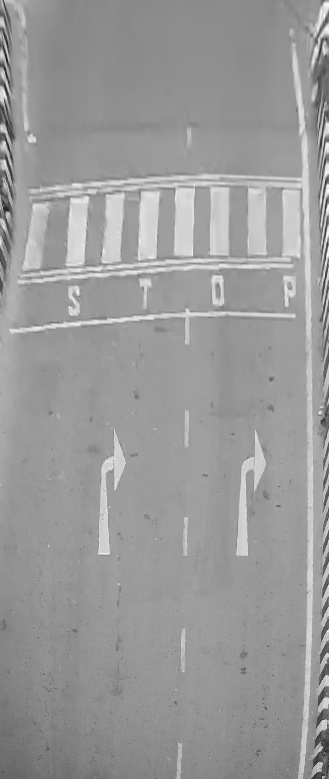
//> input picture Subtask3/Code/bg.jpg, 329 x 779 px
$ ./method2 bg.jpg 100   (built with g++ and OpenCV 4)
//> lines starting //> are read from the running program, lines starting //| are printed output that depends on the picture
#include <iostream>
#include <opencv2/core.hpp>
#include <opencv2/highgui.hpp>
#include <opencv2/imgproc.hpp>
#include <opencv2/videoio.hpp>
#include <opencv2/video.hpp>
#include "opencv2/opencv.hpp"
#include<string>
#include<algorithm>
#include <opencv2/plot.hpp>
#include <fstream>
#include <pthread.h>
#include <chrono>
#include <sstream>

using namespace std::chrono;
using namespace cv;
using namespace std;
Mat bg;

vector<Point2f> corners1, corners2;
void perspective();

struct image_info
{
    /* data */
    Mat frame;
    double density;
};


//// ---------------SubTask 1 -------------------////
Mat perspective(Mat gray_image ){

    corners1.push_back(Point2f(967,205));
    corners1.push_back(Point2f(241,1066));
    corners1.push_back(Point2f(1612,1059));
    corners1.push_back(Point2f(1283,208));

    // Four corners in destination image.
    corners2.push_back(Point2f(472,52));
    corners2.push_back(Point2f(472,830));
    corners2.push_back(Point2f(800,830));
    corners2.push_back(Point2f(800,52));

    // Calculate Homography
    Mat H = findHomography(corners1, corners2);
    Mat p;
    // Warp source image to destination based on homography
    warpPerspective(gray_image, p, H, {1280,875});
    return p;
}

Mat crop(Mat im_src){
    Mat gray_image;
	cvtColor( im_src, gray_image, COLOR_BGR2GRAY );
    Mat img1_warp = perspective(gray_image);
    //gray_image = im_src;
    Mat croppedImage = img1_warp(Rect(472,52,329,779));
    // GaussianBlur(croppedImage,croppedImage,Size(21,21), 0);
    return croppedImage;
}
//// ---------------SubTask 1 -------------------////

int main( int argc, char** argv)
{
    auto start = high_resolution_clock::now();
    bg = imread("bg.jpg");
//> bg is the input picture: 779 rows x 329 cols, CV_8UC3; min 23, max 255, mean 153.9
    cvtColor( bg, bg, COLOR_BGR2GRAY );
//> bg: 779 rows x 329 cols, CV_8UC1
    GaussianBlur(bg,bg,Size(21,21), 0);
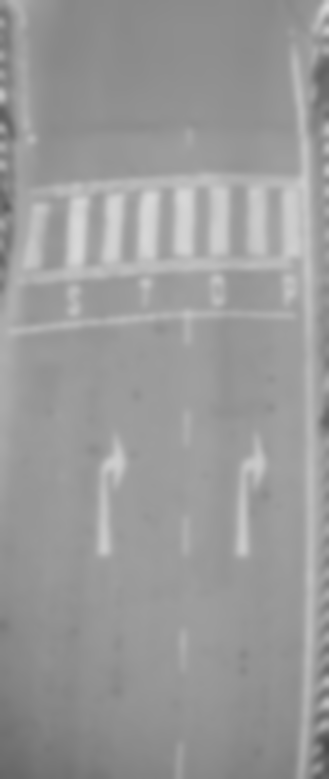
//> bg: 779 rows x 329 cols, CV_8UC1; min 72, max 216, mean 153.9
    int x = stoi(argv[2]);
    int r = bg.rows/x;
//> r = 7
    int c = bg.cols/x;
//> c = 3
    Size resolved = Size(c,r);
//> resolved = Size(3, 7)
    resize(bg,bg,resolved);
//> bg = [[136, 141, 144], [146, 155, 156], [180, 152, 154], [149, 155, 156], [153, 155, 156], [145, 155, 151], [131, 145, 141]]
    double time=0;
    vector<double> x_axis;
    vector<double> y_axis_q;

    // Taking videofile Input//
    VideoCapture capture(argv[1]);
    if (!capture.isOpened()){
        //error in opening the video input
        cerr << "Unable to open file!" << endl;
        return 0;
    }
    Mat frame2;
    //namedWindow( "Image", 0);
    //namedWindow("Image2",0);
    while (true)
    {
        capture>>frame2;
        if(frame2.empty()){
            break;
        }
        frame2 = crop(frame2);
//> in perspective, `warpPerspective(gray_image, p, H, {1280,875});`:
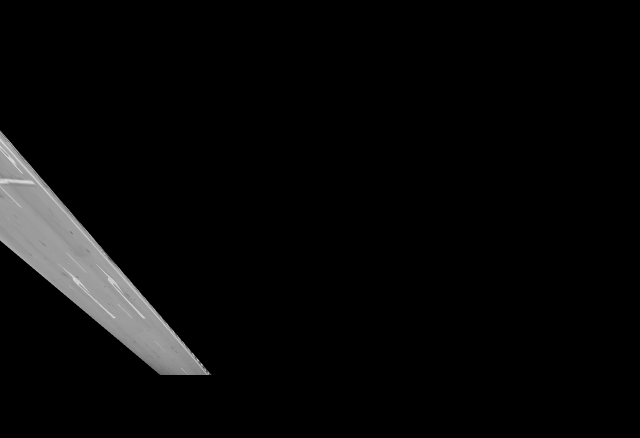
//> p: 875 rows x 1280 cols, CV_8UC1 (shown at 1/2 size); min 0, max 238, mean 8.4
//> in crop, `Mat croppedImage = img1_warp(Rect(472,52,329,779));`: croppedImage: 779 rows x 329 cols, CV_8UC1; every value is 0
        //imshow("Image2",frame2);
        resize(frame2,frame2,resolved);
//> frame2 = [[0, 0, 0], [0, 0, 0], [0, 0, 0], [0, 0, 0], [0, 0, 0], [0, 0, 0], [0, 0, 0]]
        //imshow("Image",frame2);
        //waitKey(30);
        Mat thresh1,dilated1,imgFrame2,imgFrame;
        //Applying Gaussion blur to smoothen the image
        GaussianBlur(frame2,imgFrame,Size(21,21), 0);
//> imgFrame has the same summary as frame2
        // Substracting the two image
        absdiff(bg,imgFrame,imgFrame2);
//> imgFrame2 has the same summary as bg
        // To reduce and handle noise in the image
        threshold( imgFrame2, thresh1, 30, 255, 0);
//> thresh1 = [[255, 255, 255], [255, 255, 255], [255, 255, 255], [255, 255, 255], [255, 255, 255], [255, 255, 255], [255, 255, 255]]
        dilate(thresh1,dilated1, 0, Point(-1,-1),2);
//> dilated1 has the same summary as thresh1
        double q = countNonZero(dilated1)/(double)dilated1.total();
//> q = 1
        y_axis_q.push_back(q);
//> y_axis_q = [1]
        x_axis.push_back(time);
        time += 0.067;
    }

    auto stop = high_resolution_clock::now();
    auto duration = duration_cast<microseconds>(stop - start);
    cout<< "Time taken : "<<duration.count()/pow(10,6) << endl;

    ofstream myfile;
    myfile.open ("output_method2_"+to_string(x)+".csv");
    myfile<<"Frame,Time,Density"<<endl;
    for(int j = 0;j<x_axis.size();j++){
        myfile<<j+1<<","<<x_axis[j]<<","<<y_axis_q[j]<<endl;
    }
    myfile.close();

    // Error Calc
    double error = 0, qd;
    int i=0;
    vector<string> row;
    string line,word;
    fstream a;
    a.open("baseline.csv",ios::in);
    if(!a.is_open()){cout<<"File not found"<<endl;exit(-1);}
    getline(a, line);
    while(getline(a, line)){
        row.clear();
        stringstream s(line);
        while (s.good()) {
            getline(s, word, ',');
            //cout<<word<<" ";
            row.push_back(word);
        }
        //cout<<endl;
        qd = stod(row[2]);
        error+= pow(qd-y_axis_q[i++],2);
    }
    //cout<<i<<endl;
    // cout<<error<<endl;
    error = error / (i);
    cout<<"Mean Squared Error : "<<error<<endl;
    a.close();
}
